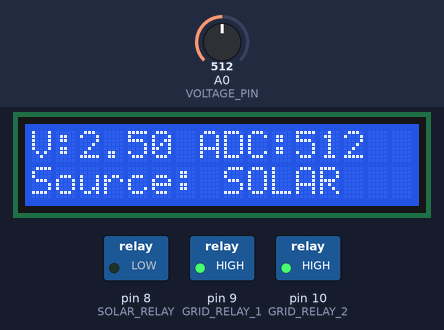
This sketch was run on a simulated Arduino Uno, built with avr-gcc and run on an emulated ATmega328P. On the bench: 16×2 character LCD, switched loads named in the sketch (green lamp = pin HIGH). The test bench sets the inputs (shaded band); at power-on: A0 (VOLTAGE_PIN) = 512. What the sketch prints to the serial monitor is not drawn.

Above: at 3.2 s.
3.3 s: A0 (VOLTAGE_PIN) set to 484
At 4.5 s:
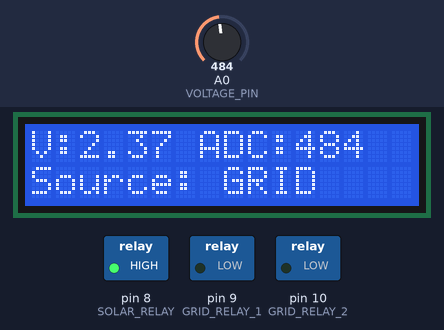
7.9 s: A0 (VOLTAGE_PIN) set to 510
At 8.92 s:
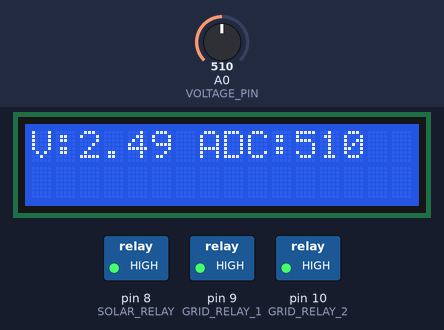
12.6 s: A0 (VOLTAGE_PIN) set to 490
At 14.24 s:
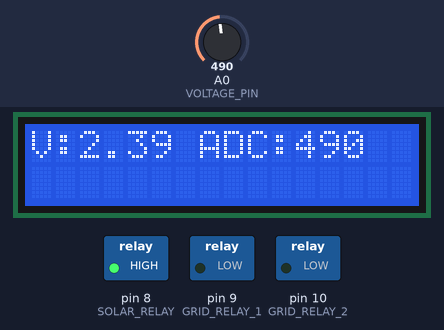
Timing chart, 0 to 15.7 s (numbered marks = the images above; inputs shaded):
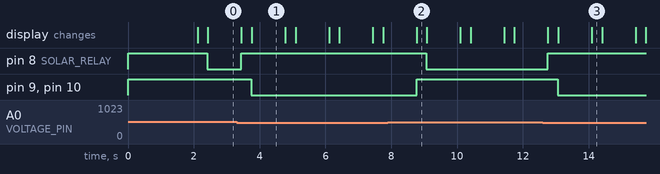

Measured:
- the behaviour switches between 500 and 499 on A0 (VOLTAGE_PIN) (found by bisection; images 0 and 1)
- after the input at 3.3 s, pin 8 (SOLAR_RELAY): LOW → HIGH after 0.15 s; pin 9 (GRID_RELAY_1), pin 10 (GRID_RELAY_2): HIGH → LOW after 0.45 s; the display: first changes after 0.15 s (image 1 shows a later state)
- after the input at 7.9 s, pin 8 (SOLAR_RELAY): HIGH → LOW after 1.2 s; pin 9 (GRID_RELAY_1), pin 10 (GRID_RELAY_2): LOW → HIGH after 0.87 s; the display: changes after 0.87 s (image 2)
- after the input at 12.6 s, pin 8 (SOLAR_RELAY): LOW → HIGH after 0.16 s; pin 9 (GRID_RELAY_1), pin 10 (GRID_RELAY_2): HIGH → LOW after 0.46 s; the display: changes after 0.16 s (image 3)
- what the display in image 1 shows lasts 1.0 s, from 3.8 s to 4.8 s

The sketch:

SOLAR_AND_GRID_USING_ARDUINO.ino
```cpp
#include <Wire.h>
#include <LiquidCrystal_I2C.h>

// LCD address: 0x27 or 0x3F
LiquidCrystal_I2C lcd(0x27, 16, 2);

#define VOLTAGE_PIN A0

#define SOLAR_RELAY 8
#define GRID_RELAY_1 9
#define GRID_RELAY_2 10

int lowVoltageThreshold = 500;

// Most relay modules are Active LOW
#define RELAY_ON  LOW
#define RELAY_OFF HIGH

void setup() {
  Serial.begin(9600);

  pinMode(SOLAR_RELAY, OUTPUT);
  pinMode(GRID_RELAY_1, OUTPUT);
  pinMode(GRID_RELAY_2, OUTPUT);

  digitalWrite(SOLAR_RELAY, RELAY_OFF);
  digitalWrite(GRID_RELAY_1, RELAY_OFF);
  digitalWrite(GRID_RELAY_2, RELAY_OFF);

  lcd.init();
  lcd.backlight();

  lcd.setCursor(0, 0);
  lcd.print("Solar/Grid Auto");
  lcd.setCursor(0, 1);
  lcd.print("Switching Start");
  delay(2000);
  lcd.clear();

  Serial.println("Solar/Grid Auto Switching Started");
}

void loop() {
  int sensorValue = analogRead(VOLTAGE_PIN);
  float voltage = sensorValue * (5.0 / 1023.0);

  Serial.print("Pot: ");
  Serial.print(sensorValue);
  Serial.print(" Voltage: ");
  Serial.print(voltage);
  Serial.print("V Source: ");

  lcd.clear();
  lcd.setCursor(0, 0);
  lcd.print("V:");
  lcd.print(voltage);
  lcd.print(" ADC:");
  lcd.print(sensorValue);

  if (sensorValue < lowVoltageThreshold) {
    // Low voltage: Grid ON, Solar OFF
    solarOff();
    delay(300);
    gridOn();

    lcd.setCursor(0, 1);
    lcd.print("Source: GRID ");
    Serial.println("GRID");
  }
  else {
    // Normal voltage: Solar ON, Grid OFF
    gridOff();
    delay(300);
    solarOn();

    lcd.setCursor(0, 1);
    lcd.print("Source: SOLAR");
    Serial.println("SOLAR");
  }

  delay(1000);
}

void solarOn() {
  digitalWrite(SOLAR_RELAY, RELAY_ON);
}

void solarOff() {
  digitalWrite(SOLAR_RELAY, RELAY_OFF);
}

void gridOn() {
  digitalWrite(GRID_RELAY_1, RELAY_ON);
  digitalWrite(GRID_RELAY_2, RELAY_ON);
}

void gridOff() {
  digitalWrite(GRID_RELAY_1, RELAY_OFF);
  digitalWrite(GRID_RELAY_2, RELAY_OFF);
}
```
